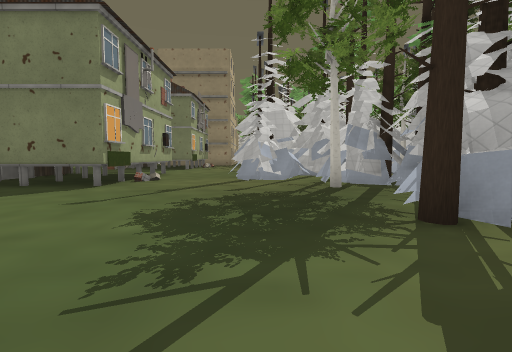
view 1 (above)

24 first-person views from a walk through a 3-D level made in the Godot game engine. The camera is 1.2 m above the floor, tilts 4° down and sees 85° across. The floor is counted in squares, 2 m on a side. Each view is taken from the middle of a square. On the plan, view 1 faces up. The plan holds only what a view shows up to about 9 squares ahead; the rest is blank. The place goes on beyond the plan. Some surface patterns are stand-ins.

view 2
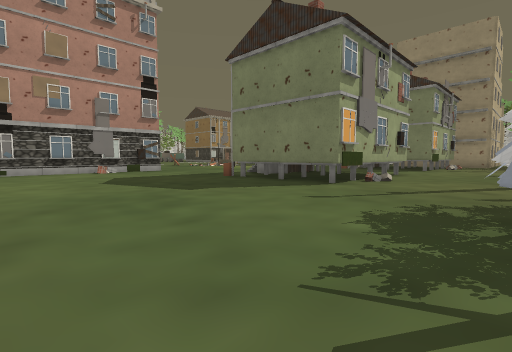

view 3
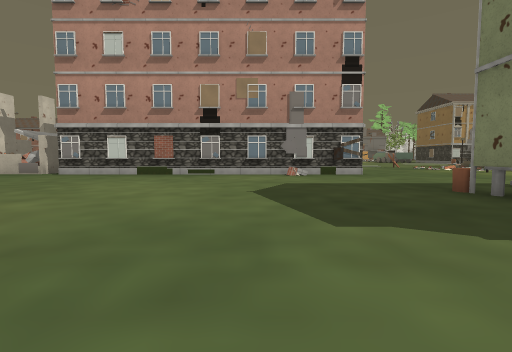

view 4
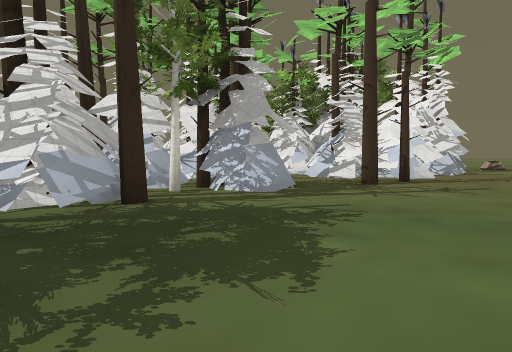

view 5
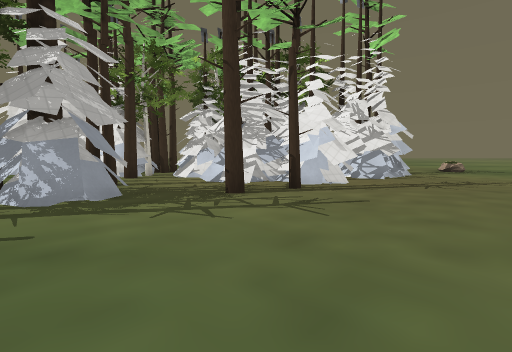

view 6
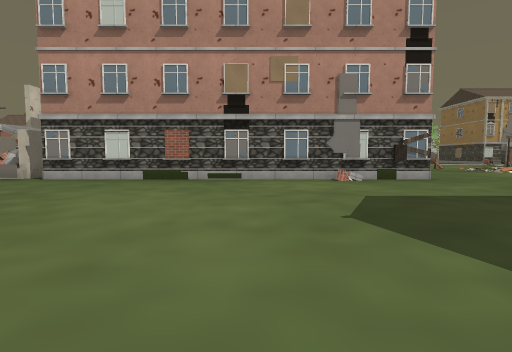

view 7
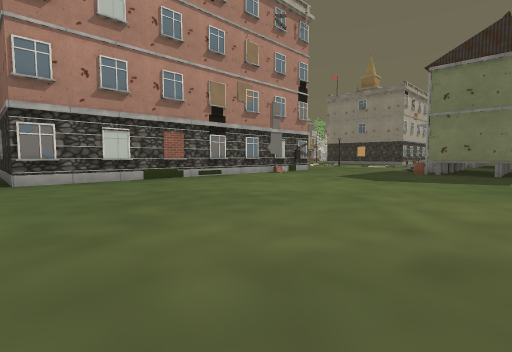

view 8
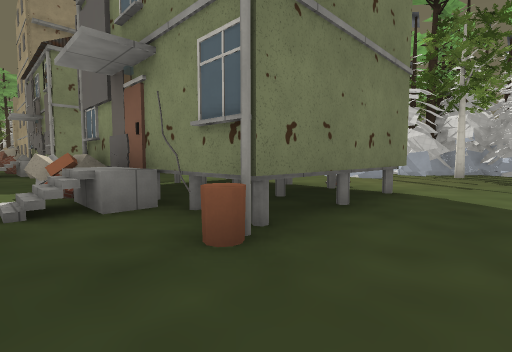

view 9
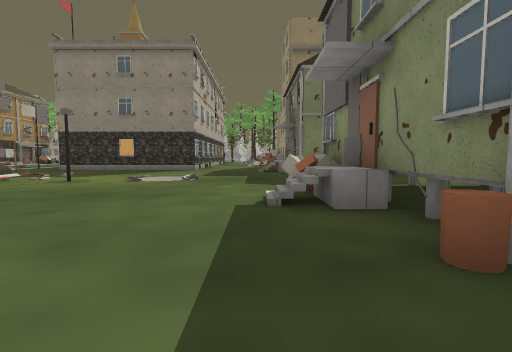

view 10
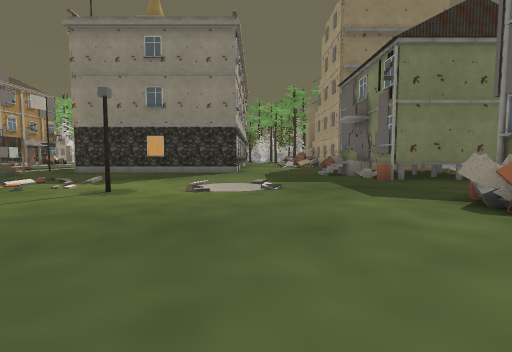

view 11
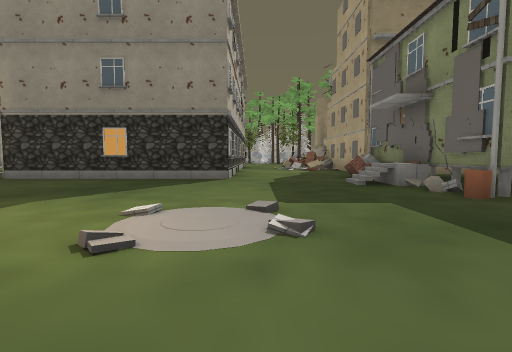

view 12
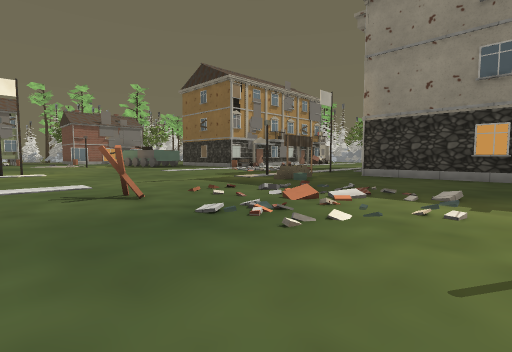

view 13
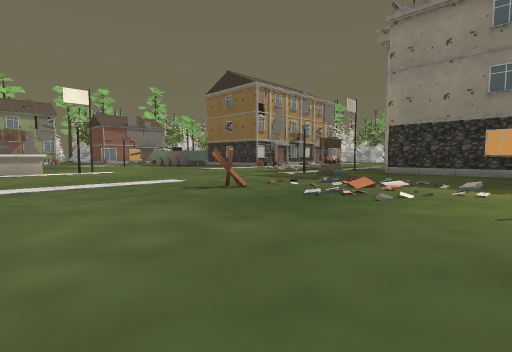

view 14
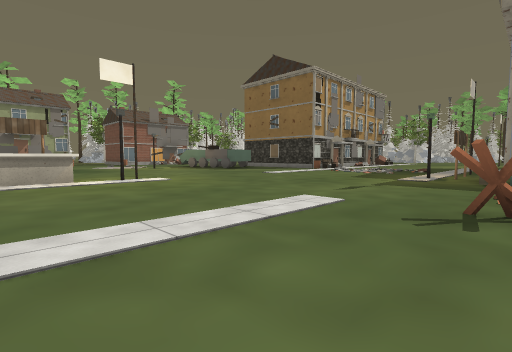

view 15
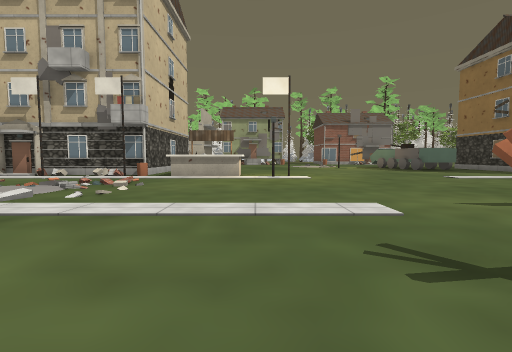

view 16
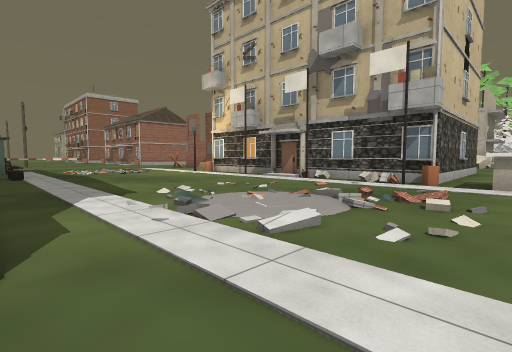

view 17
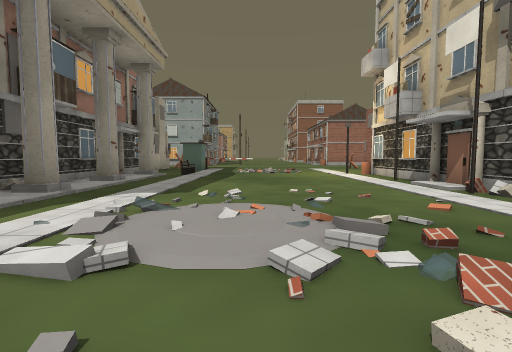

view 18
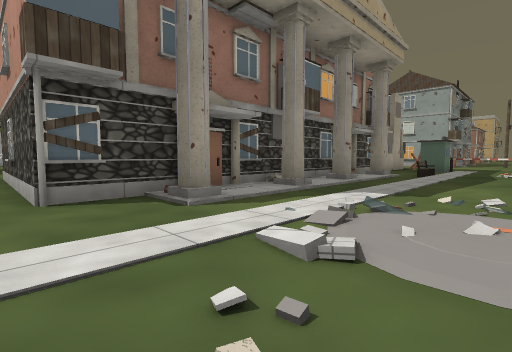

view 19
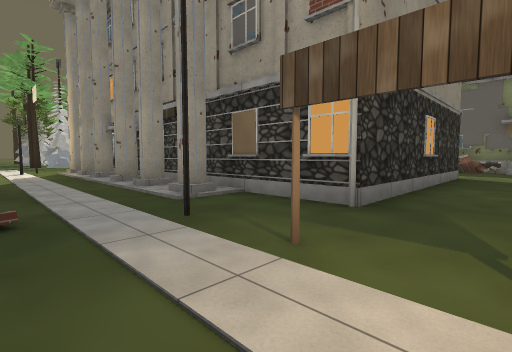

view 20
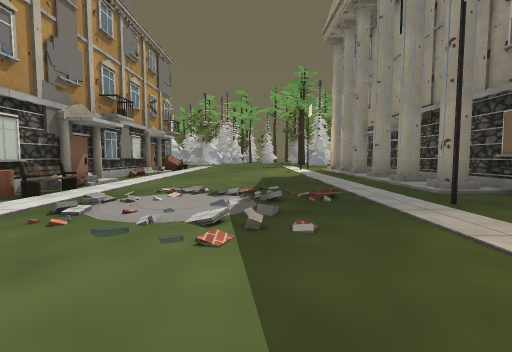

view 21
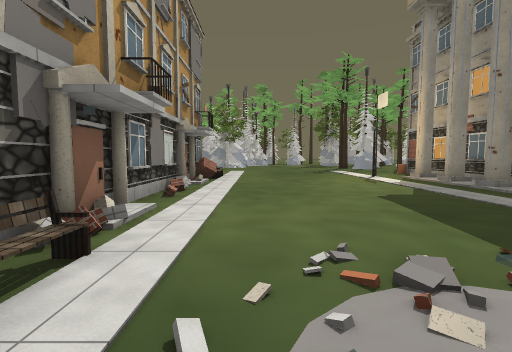

view 22
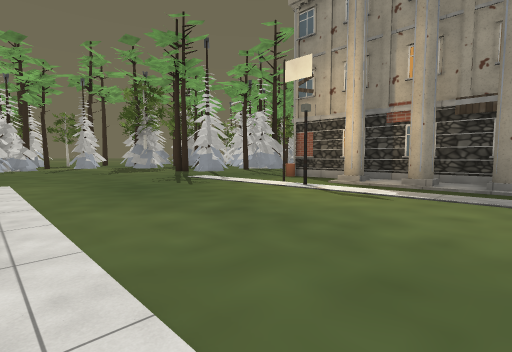

view 23
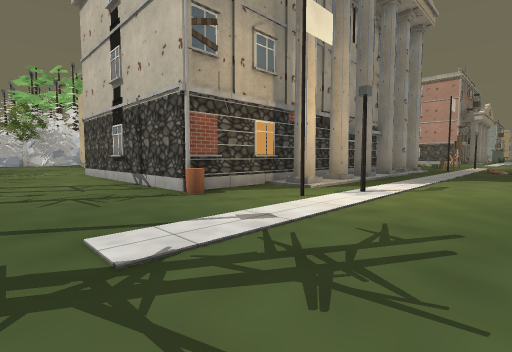

view 24
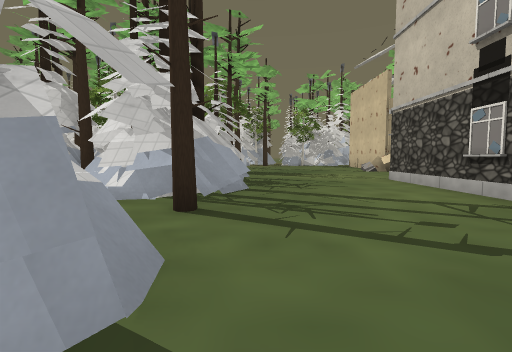

### Floor plan
Key: @ floor where view 1 was taken; # wall or solid block; . main floor; : floor 0.25 m higher than the main floor; / step, stairs or slope; D closed door; = window, fence, low wall or low ledge; ^ raised ledge; T pine tree; H thing the floor can be seen under or through; U house; O other object.
Columns run from 25 left of view 1 to 6 right of it. Each row starts with its distance up from view 1.
 36              #
 35             T#TT
 34   ..      .#
 33   ...   ##T##T
 32  ..... ..........
 31  ................
 30  ................
 29  ................
 28  .......#######..
 27   ....#.#
 26 UU...../#
 25 U....../##
 24 U........#
 23 U.......##
 22 U.......#
 21 U........#
 20 U....../#
 19 UO...../##
 18 U//.//.#.#    #....
 17  ././....######...##=
 16 ..................#^
 15 ......##..........D#
 14 .......O...........#^
 13 ........../........###
 12 .........///...........
 11 .......././..#...........
 10 ........=./.......### ^..
  9 .#................#^^ #.. ##T.
  8 ..................D=  H..#####
  7 ^^................#^^ H..####
  6  ^................####^....##
  5 ........U  U  U.............#
  4 U....../U     .............##
  3 U....:..      U............T#
  2 U.......U     U.............##
  1 U.......U     U............#T##
  0 U.......      ...........@.#T##
 -1 U.......U     U............#TT
 -2 U.......U     U...........T...T#
 -3 U.....O/U     ...........T #####
 -4     ....  UUUUU...........####
 -5      ..    ###...........###

Positions as (right, up) in squares from view 1, and headings:
1: (0, 0), facing up
2: (0, 0), facing up-left
3: (-2, 2), facing left
4: (-2, 4), facing down-right
5: (-3, 1), facing down-right
6: (-4, 1), facing left
7: (-4, -5), facing up-left
8: (-8, 4), facing up-right
9: (-8, 4), facing up
10: (-10, 6), facing up
11: (-10, 9), facing up
12: (-13, 8), facing up-left
13: (-13, 6), facing up-left
14: (-17, 6), facing up-left
15: (-16, 8), facing left
16: (-18, 6), facing down-left
17: (-21, 6), facing down
18: (-21, 6), facing down-right
19: (-20, 15), facing up-right
20: (-21, 14), facing up
21: (-23, 17), facing up
22: (-24, 23), facing up-right
23: (-21, 31), facing down-right
24: (-18, 32), facing right
